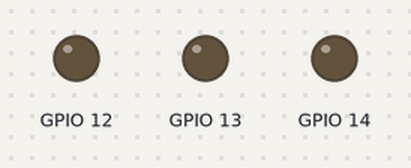
This program was run on a simulated ESP32. On the bench: output pins drawn as LEDs (lit = HIGH).

Above: at 0.0 s.
At 5.1 s:
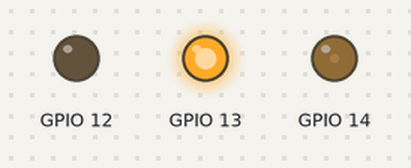
Timing chart, 0 to 6.6 s (numbered marks = the images above):
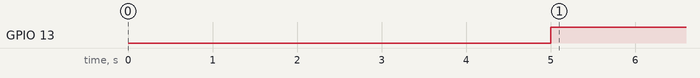

Measured:
- by itself, GPIO 13: LOW → HIGH at 5.0 s

The program:

main.cpp
```cpp
#include <Arduino.h>
#include "../include/devices/Encoder.hpp"
#include <string>
#include <esp32-hal-ledc.h>
#include <Arduino.h>
#include <map>
#include "esp_timer.h"
#include "../include/util/Utility.hpp"
#include "../include/devices/Motor.hpp"

// hardware_component::Encoder left_encoder(23, 22);
// hardware_component::Encoder right_encoder(19, 18);

hardware_component::Motor motor(14, 12, 13, 0, 1, 2);

void setup() {
  // Configure serial transport
  Serial.begin(115200);

  delay(3000);

  motor.initialize();

  // left_encoder.initialize();
  // right_encoder.initialize();

  delay(2000);
}

void loop() {
  // left_encoder.update();
  // right_encoder.update();

  // std::string output = "Left: " + std::to_string(left_encoder.position.value) + "    " + "Right: " + std::to_string(right_encoder.position.value);
  // Serial.println(output.c_str());
  // delay(20);

  motor.setSpeed(-0.1);
}
```

Constants.hpp
```cpp
#ifndef CONSTANTS_HPP
#define CONSTANTS_HPP

namespace GeneralConstants{
    const int PWM_HERTZ = 10000;
    const int PWM_RESOLUTION = 12; //bits
    const int MAX_DUTY_CYCLE = (int)(pow(2, PWM_RESOLUTION) - 1);
}

namespace MotorConstants{
    const int ENCODER_PPR = 12;
    const int GEAR_RATIO = 45;
    const int OUTPUT_SHAFT_PPR = ENCODER_PPR * GEAR_RATIO;
    const int MAX_RPM = 130;
}

#endif
```

Encoder.hpp
```cpp
#ifndef ENCODER_HPP
#define ENCODER_HPP

#include <string>
#include "../Constants.hpp"
#include <esp32-hal-ledc.h>
#include <Arduino.h>
#include "../util/Utility.hpp"
#include <map>
#include <FunctionalInterrupt.h>
#include "esp_timer.h"

namespace hardware_component{

    class Encoder{

        private:
            int channelA, channelB;

            Utility::TimestampedNumber previousPosition;
            Utility::TimestampedNumber positionRaw;

        public:
            double pulsesPerRevolution = 1.0;
            double sensorToMechanismRatio = 1.0;

            Utility::TimestampedNumber position;
            Utility::TimestampedNumber velocity;

            Encoder(int channelA, int channelB) :
                channelA(channelA),
                channelB(channelB){
                    //set default values for position and velocity so that it doesn't freak out initially
                    double time = esp_timer_get_time() / 1000000;
                    previousPosition.timestamp = time;
                    position.timestamp = time;
                    velocity.timestamp = time;
            }

            virtual void initialize(){
                pinMode(channelA, INPUT_PULLDOWN);
                pinMode(channelB, INPUT_PULLDOWN);

                attachInterrupt(digitalPinToInterrupt(channelA), [this]() {handleA();}, CHANGE);
                attachInterrupt(digitalPinToInterrupt(channelB), [this]() {handleB();}, CHANGE);
            }

            void handleA(){

                if(digitalRead(channelA) == HIGH){
                    if(digitalRead(channelB) == LOW)
                        positionRaw.value += 1;
                    else if (digitalRead(channelB) == HIGH)
                        positionRaw.value -= 1;
                }

                else if(digitalRead(channelA) == LOW){
                    if(digitalRead(channelB) == HIGH)
                        positionRaw.value += 1;
                    else if (digitalRead(channelB) == LOW)
                        positionRaw.value -= 1;
                }
            }

            void handleB(){

                if(digitalRead(channelB) == HIGH){
                    if(digitalRead(channelA) == HIGH)
                        positionRaw.value += 1;
                    else if (digitalRead(channelA) == LOW)
                        positionRaw.value -= 1;
                }

                else if(digitalRead(channelB) == LOW){
                    if(digitalRead(channelA) == LOW)
                        positionRaw.value += 1;
                    else if (digitalRead(channelA) == HIGH)
                        positionRaw.value -= 1;
                }
            }
            /**
             * this NEEDS some sort of delay for it to work properly
             */
            virtual void update(){
                double time = (double)esp_timer_get_time() / 1000000.0;

                //pulses / ppr = motor rotations
                //motor rotations * sensorToMechRatio = total
                position.value = (positionRaw.value / pulsesPerRevolution) / sensorToMechanismRatio;
                position.timestamp = time;

                positionRaw.timestamp = time;

                velocity.value = (positionRaw.getRate(previousPosition) / pulsesPerRevolution) / sensorToMechanismRatio;
                velocity.timestamp = time;

                previousPosition = positionRaw;
            }

    };
}

#endif
```

Motor.hpp
```cpp
#ifndef MOTOR_HPP
#define MOTOR_HPP

#include <string>
#include "../Constants.hpp"
#include <esp32-hal-ledc.h>
#include <Arduino.h>

namespace hardware_component{

    class Motor{

        private:
            int enablePin, inputPin1, inputPin2;
            int channelEnable, channel1, channel2;

        public:

            bool inverted = false;
            bool isBrake = false;
            double command = 0;

            Motor(int enablePin, int inputPin1, int inputPin2, int channelEnable, int channel1, int channel2) :
                enablePin(enablePin),
                inputPin1(inputPin1),
                inputPin2(inputPin2),
                channelEnable(channelEnable),
                channel1(channel1),
                channel2(channel2) {}

            virtual void initialize(){
                //setup pins for pwm control
                ledcSetup(channelEnable, GeneralConstants::PWM_HERTZ, GeneralConstants::PWM_RESOLUTION);
                ledcSetup(channel1, GeneralConstants::PWM_HERTZ, GeneralConstants::PWM_RESOLUTION);
                ledcSetup(channel2, GeneralConstants::PWM_HERTZ, GeneralConstants::PWM_RESOLUTION);

                //attach pins
                ledcAttachPin(enablePin, channelEnable);
                ledcAttachPin(inputPin1, channel1);
                ledcAttachPin(inputPin2, channel2);
            }

            virtual void update(){
                setSpeed(command);
            }

            virtual void off(){
                setSpeed(0);
            }

            /**
             * percent is from -1 to 1, 1 representing 100% output in forward direction
             */
            virtual void setSpeed(double percent){

                //out of bounds protection
                if(percent > 1)
                    percent = 1;
                else if(percent < -1)
                    percent = -1;

                if(inverted)
                    percent *= -1; //negate if inverted

                if(percent == 0 ){
                    if(isBrake){
                        setChannels(0, 255, 255);
                    }
                    else{
                        setChannels(0, 0, 0);
                    }
                }
                else if(percent > 0){ //positive
                    setChannels(
                        map(percent * 1000, 0, 1000, 0, GeneralConstants::MAX_DUTY_CYCLE),
                        GeneralConstants::MAX_DUTY_CYCLE, //HIGH
                        0 //LOW
                    );
                }
                else if(percent < 0){ //negative
                    setChannels(
                        map(-percent * 1000, 0, 1000, 0, GeneralConstants::MAX_DUTY_CYCLE),
                        0,  //LOW
                        GeneralConstants::MAX_DUTY_CYCLE //HIGH
                    );
                }
            }

            void setChannels(int enableValue, int value1, int value2){
                ledcWrite(channelEnable, enableValue);
                ledcWrite(channel1, value1);
                ledcWrite(channel2, value2);
            }

            void setChannels(double enableValue, double value1, double value2){
                ledcWrite(channelEnable, (int)enableValue);
                ledcWrite(channel1, (int)value1);
                ledcWrite(channel2, (int)value2);
            }


    };
}

#endif
```

Utility.hpp
```cpp
#ifndef UTILITY_HPP
#define UTILITY_HPP

namespace Utility{

    struct TimestampedNumber{
        double value;
        double timestamp;

        /**
         * Two number pair for storing timestamps, in SECONDS
         */
        TimestampedNumber(double value, double timestamp) : value(value), timestamp(timestamp){}
        TimestampedNumber() : value(0), timestamp(0){}

        double getRate(TimestampedNumber next){
            double dv = next.value - this->value;
            double dt = next.timestamp - this->timestamp;

            return dv / dt;
        }
    };
}

#endif
```
